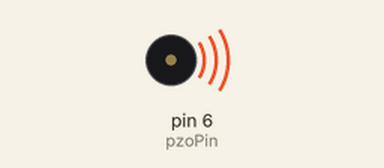
Recording of a sketch running on a simulated Arduino Uno, built with avr-gcc and run on an emulated ATmega328P. Parts: buzzer (waves = sounding).

Above: at 0.1 s.
At 7.4 s:
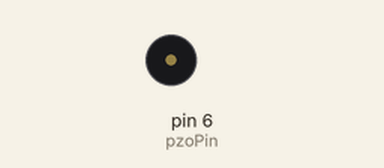
Timing chart, 0 to 8.7 s (numbered marks = the images above):
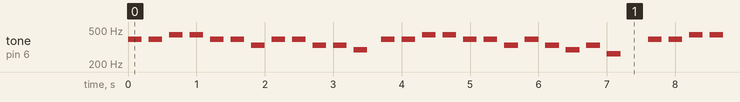

Measured:
- by itself, tone on pin 6 (pzoPin): plays 392 Hz for 0.20 s, 392 Hz for 0.20 s, 440 Hz for 0.20 s, 440 Hz for 0.20 s, 392 Hz for 0.20 s, 392 Hz for 0.20 s … (411 notes in this stretch)

The sketch:

chapter-2.4.6.ino
```cpp
#define C 262                   // 도
#define D 294                   // 레
#define E 330                   // 미
#define F 349                   // 파
#define G 392                   // 솔
#define A 440                   // 라
#define B 494                   // 시
#define H 523                   // 도(높은)

int pzoPin = 6;                 // 피에조 S(+)를 6번에 연결
int tempo = 200;                // 음 재생 시간 설정
int notes[25] = { G, G, A, A, G, G, E, G, G, E, E, D, G, G, A, A, G, G, E, G, E, D, E, C };

void setup() {
  pinMode (pzoPin, OUTPUT);
}

void loop() {
  for (int i = 0; i < 12; i++) {
    tone (pzoPin, notes[ i ], tempo);
    delay (300);
  }
  delay(100);                   // 연주 중간에 잠시 지연시키는 용도

  for (int i = 12; i < 25; i++) {
    tone (pzoPin, notes[ i ], tempo);
    delay(300);
  }
}
```
